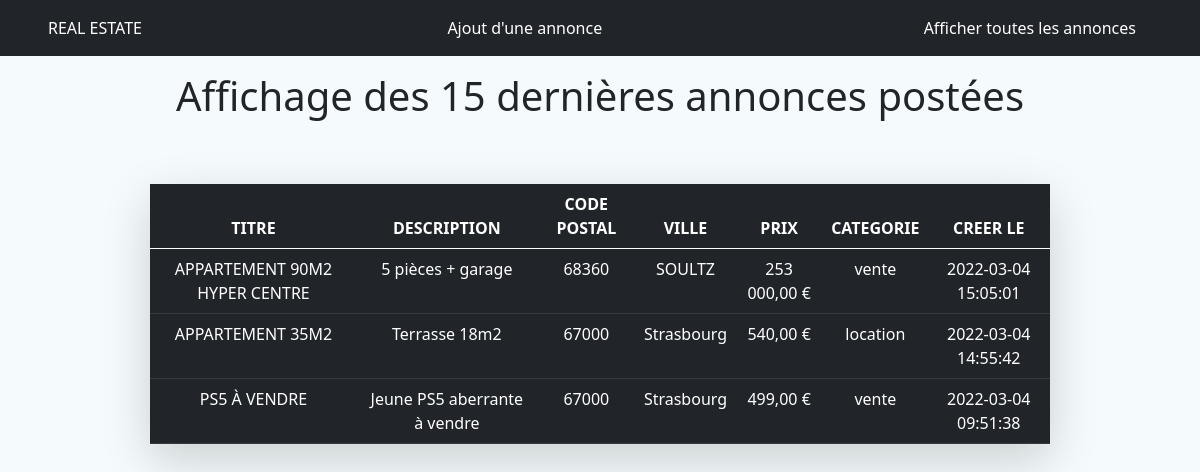
The page / on the database its author committed.
### tables this page shows
CREATE TABLE `advert` (
  `id_advert` int NOT NULL,
  `title` varchar(30) NOT NULL,
  `description` varchar(255) NOT NULL,
  `postcode` varchar(5) NOT NULL,
  `city` varchar(50) NOT NULL,
  `price` int NOT NULL,
  `reservation_message` text,
  `category_id` int NOT NULL,
  `created_at` datetime NOT NULL DEFAULT CURRENT_TIMESTAMP
);

CREATE TABLE `category` (
  `id_category` int NOT NULL,
  `value` enum('vente','location') NOT NULL
);

### class/AdvertManager.class.php (called while the page is built, shortened)
<?php
class AdvertManager{
	private $bdd;
	public function __construct(PDO $bdd){
		$this->bdd = $bdd;
	}
	public function getList15LastAdverts(){
		return $this->bdd->query("SELECT advert.id_advert, advert.title, advert.description, advert.postcode, advert.city, advert.price, advert.reservation_message, category.value AS category, advert.created_at
		FROM advert
		INNER JOIN category WHERE category.id_category = advert.category_id
		ORDER BY advert.created_at DESC LIMIT 15")->fetchAll();
	}
}
?>

### index.php (the view, shortened to what this page needs)
<?php
	require('setup/header.php');
	require('setup/config.php');
	$advertManager = new AdvertManager($conn);
	$adverts = $advertManager->getList15LastAdverts();
?>
		<h1 class="text-center py-3">Affichage des 15 dernières annonces postées</h1>
		<table class='table table-hover table-dark w-75 mx-auto my-5 shadow-lg p-3 mb-5 bg-body rounded text-center'>
			<thead>
				<tr>
					<th>TITRE</th>
					<th>DESCRIPTION</th>
					<th>CODE POSTAL</th>
					<th>VILLE</th>
					<th>PRIX</th>
					<th>CATEGORIE</th>
					<th>CREER LE</th>
				</tr>
			</thead>
			<tbody>
				<tr>
					<td><?= mb_strtoupper($advert['title']) ?></td>
					<td><?= ucfirst($advert['description']) ?></td>
					<td><?= $advert['postcode'] ?></td>
					<td><?= $advert['city'] ?></td>
					<td><?= number_format($advert['price'], 2, ',', ' ') ?> &euro;</td>
					<td><?= $advert['category'] ?></td>
					<td><?= $advert['created_at'] ?></td>
				</tr>
			</tbody>
		</table>
	</body>
</html>

### setup/header.php (shortened to what this page needs)
<!DOCTYPE html>
<html lang='fr'>
	<head>
		<link href="https://cdn.jsdelivr.net/npm/bootstrap@5.0.2/dist/css/bootstrap.min.css" rel="stylesheet">
		<link rel="stylesheet" href="https://cdn.jsdelivr.net/npm/bootstrap-icons@1.8.1/font/bootstrap-icons.css">
		<link rel="stylesheet" href="/setup/style.css">
	<body>
	<header>
		<div class="d-flex justify-content-between bg-dark text-decoration-none text-white px-5">
			<a class="my-auto text-uppercase" href="/index.html">Real ESTATE</a>
			<a class="button my-auto p-3" href="/advert/add_advert.php">Ajout d'une annonce</a>
			<a class="button my-auto p-3" href="/catalog.php">Afficher toutes les annonces</a>
		</div>
	</header>

### setup/style.css (style rules this page uses)
:root { --white: #ffffff; --gray-light: #f5fbfc; --gray-dark: #08090a; --green: #35b8be; --green-dark: #1b9097; --green-light: #f5fbfc; --blue-dark: #546285; --red: #c01d24; }
html { font-family: 'Inter', serif; }
body { font-size: 16px; margin: 0; padding: 0; box-sizing: border-box; background: var(--gray-light); }
a { text-decoration: none; color: var(--white); align-items: center; }

### rows shown on the page
advert: title "APPARTEMENT 90M2 HYPER CENTRE", description "5 pièces + garage", postcode "68360", city "SOULTZ", price "253 000,00", category.value "vente", created_at "2022-03-04 15:05:01"
advert: title "APPARTEMENT 35M2", description "Terrasse 18m2", postcode "67000", city "Strasbourg", price "540,00", category.value "location", created_at "2022-03-04 14:55:42"
advert: title "PS5 À VENDRE", description "Jeune PS5 aberrante à vendre", postcode "67000", city "Strasbourg", price "499,00", category.value "vente", created_at "2022-03-04 09:51:38"
